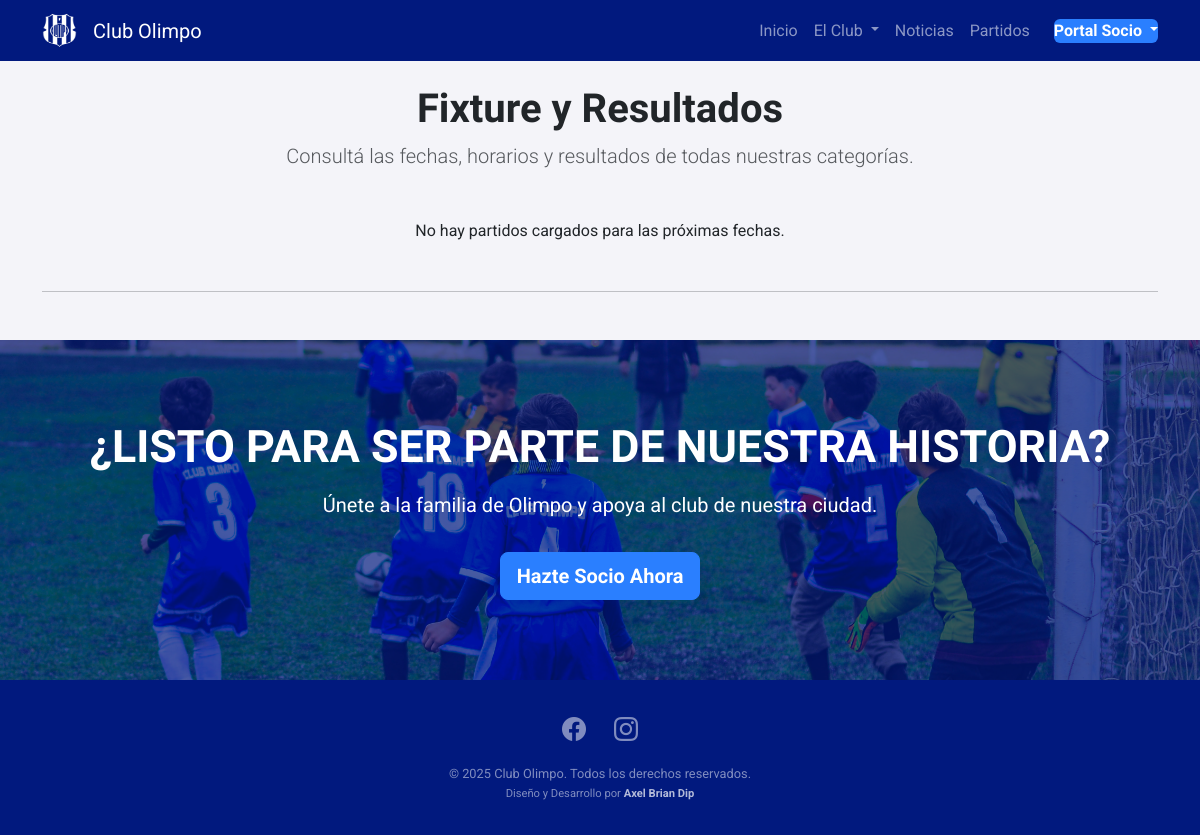
The page /fixtures/ on the database as committed earlier.
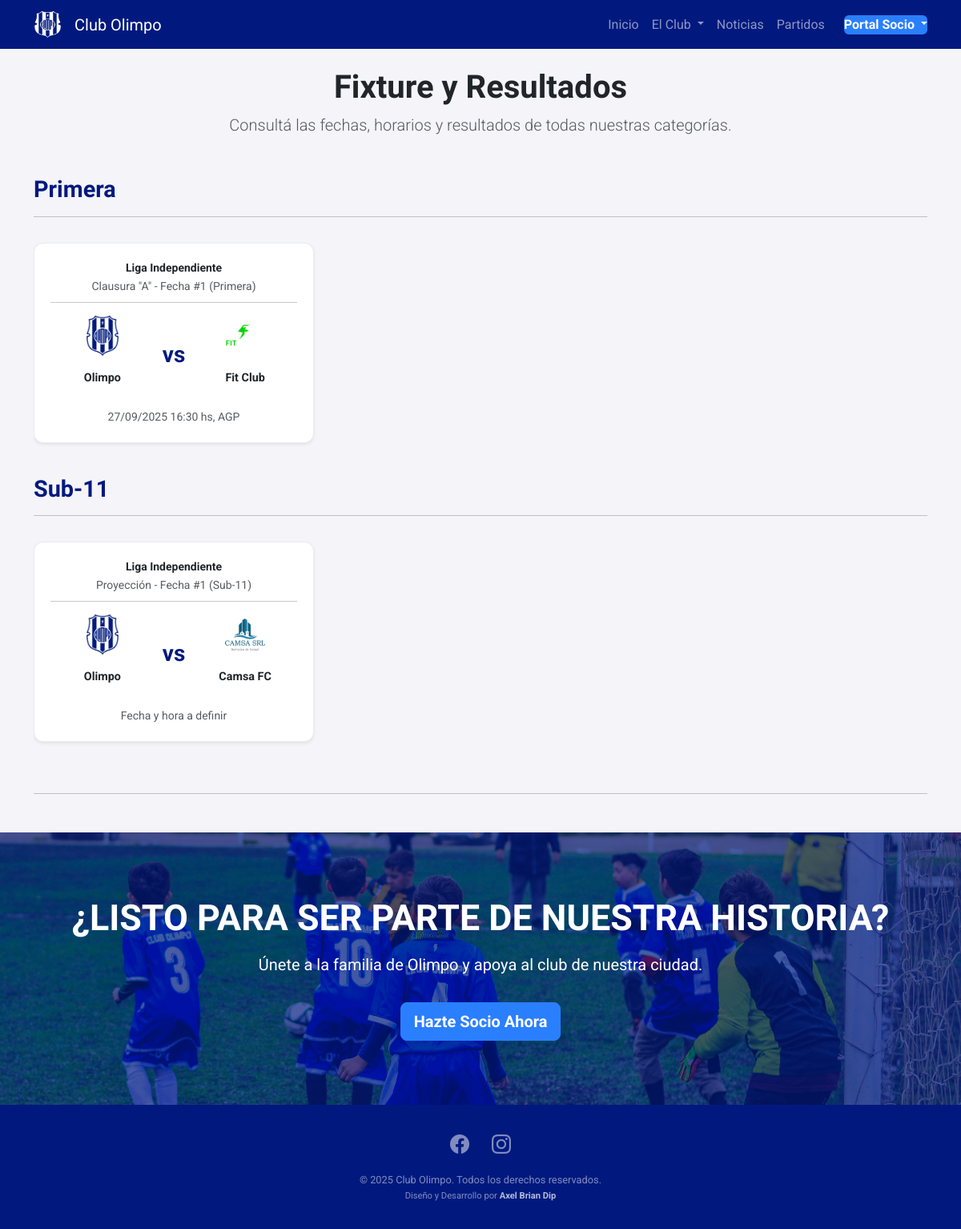
The same page on the database as committed later.
### members/models.py (models this page shows, shortened)
class Category(models.Model):
    name = models.CharField("Nombre", max_length=100, unique=True)
    order = models.PositiveIntegerField("Orden", default=0, help_text="Menor número aparece primero")
    class Meta:
        verbose_name = "Categoría"
        verbose_name_plural = "Categorías"
        ordering = ['order', 'name']

### fixtures/models.py (models this page shows, shortened)
class Fixture(models.Model):
    home_team = models.ForeignKey(Team, on_delete=models.CASCADE, related_name="home_fixtures", verbose_name="Equipo Local")
    away_team = models.ForeignKey(Team, on_delete=models.CASCADE, related_name="away_fixtures", verbose_name="Equipo Visitante")
    home_score = models.PositiveIntegerField("Goles Local", null=True, blank=True)
    away_score = models.PositiveIntegerField("Goles Visitante", null=True, blank=True)
    match_datetime = models.DateTimeField("Fecha y Hora del Partido", null=True, blank=True)
    venue = models.CharField("Estadio o Lugar", max_length=150, blank=True)
    league_name = models.CharField("Nombre de la Liga", max_length=150, blank=True)
    tournament_name = models.CharField("Nombre del Torneo", max_length=150, blank=True)
    stage = models.CharField("Etapa del Torneo", max_length=100, blank=True)
    category = models.ForeignKey(Category, on_delete=models.CASCADE, related_name="fixtures", verbose_name="Categoría del Club")
    display_order = models.PositiveIntegerField("Orden", default=0, help_text="Menor número aparece primero")
    is_featured = models.BooleanField(
        "Destacado en Inicio",
        default=False,
        help_text="Marcar para que este partido aparezca en la página de inicio."
    )
    class Meta:
        verbose_name = "Partido"
        verbose_name_plural = "Partidos"
        ordering = ['display_order', 'match_datetime']

class Team(models.Model):
    name = models.CharField("Nombre del Equipo", max_length=150, unique=True)
    shield_image = models.ImageField("Escudo", upload_to='team_shields/', blank=True, null=True)
    class Meta:
        verbose_name = "Equipo"
        verbose_name_plural = "Equipos"
        ordering = ['name']

### fixtures/views.py (the view)
# urls.py: path('', FixtureListView.as_view(), name='fixture_list'),
class FixtureListView(ListView):
    model = Fixture
    template_name = 'fixtures/fixture_list.html'
    def get_context_data(self, **kwargs):
        context = super().get_context_data(**kwargs)
        context['sponsors'] = Sponsor.objects.all()
        fixtures = Fixture.objects.order_by(
            'category__order',
            'category__name',
            'display_order',
            F('match_datetime').asc(nulls_last=True)
        )
        grouped_by_category = OrderedDict()
        for fixture in fixtures:
            category = fixture.category
            if category not in grouped_by_category:
                grouped_by_category[category] = []
            grouped_by_category[category].append(fixture)
        context['grouped_by_category'] = grouped_by_category
        return context

### fixtures/templatetags/custom_filters.py (called while the page is built)
@register.filter(name='venue_display')
def venue_display(fixture):
    if fixture.venue:
        return f", {fixture.venue}"
    if fixture.match_datetime.date() >= timezone.now().date():
        return ", Lugar a confirmar"
    return ""

### fixtures/templates/fixtures/fixture_list.html (shortened to what this page needs)
{% extends 'base.html' %}
{% load custom_filters %}
{% block content %}
<div class="text-center mb-5">
    <h1>Fixture y Resultados</h1>
    <p class="lead text-muted">Consultá las fechas, horarios y resultados de todas nuestras categorías.</p>
</div>
{% for category, fixtures_in_category in grouped_by_category.items %}
    <div class="category-group mb-4">
        <h2 class="category-title">{{ category.name }}</h2>
        <hr>
        <div class="horizontal-scroll-wrapper">
            {% for fixture in fixtures_in_category %}
                <div class="fixture-card-wrapper">
                    <div class="card fixture-card h-100 shadow-sm">
                        <div class="card-body d-flex flex-column">
                        <div class="row mb-2 align-items-center text-center">
                            <div class="col-12">
                                {% if fixture.league_name %}
                                    <strong class="d-block small">{{ fixture.league_name }}</strong>
                                {% endif %}
                                <small class="text-muted">
                                    {% if fixture.tournament_name %}{{ fixture.tournament_name }}{% endif %}
                                    {% if fixture.stage %}- {{ fixture.stage }}{% endif %}
                                    {% if fixture.category %} ({{ fixture.category.name }}){% endif %}
                                </small>
                            </div>
                        </div>
                            <hr class="mt-0 mb-3">
                            <div class="matchup-row">
                                <div class="team-display home-team">
                                    {% if fixture.home_team.shield_image %}<img src="{{ fixture.home_team.shield_image.url }}" alt="{{ fixture.home_team.name }}" class="team-shield">{% endif %}
                                    <span class="team-name fw-bold mt-2" title="{{ fixture.home_team.name }}">{{ fixture.home_team.name }}</span>
                                </div>
                                <div class="score-display">
                                    {% if fixture.home_score is not None %}
                                        {{ fixture.home_score }} - {{ fixture.away_score }}
                                    {% else %}
                                        vs
                                    {% endif %}
                                </div>
                                <div class="team-display away-team">
                                    {% if fixture.away_team.shield_image %}<img src="{{ fixture.away_team.shield_image.url }}" alt="{{ fixture.away_team.name }}" class="team-shield">{% endif %}
                                    <span class="team-name fw-bold mt-2" title="{{ fixture.away_team.name }}">{{ fixture.away_team.name }}</span>
                                </div>
                            </div>
                        <div class="row mt-3 text-center">
                            <div class="col-12 text-muted">
                                <small>
                                    {% if fixture.match_datetime %}
                                        {{ fixture.match_datetime|date:"d/m/Y H:i" }} hs{{ fixture|venue_display }}
                                    {% else %}
                                        Fecha y hora a definir
                                    {% endif %}
                                </small>
                            </div>
                        </div>
                        </div>
                    </div>
                </div>
            {% endfor %}
        </div>
    </div>
{% empty %}
    <p class="text-center">No hay partidos cargados para las próximas fechas.</p>
{% endfor %}
<hr class="my-5">
{% endblock %}

Rows that differ between the two databases and show on the page:
now on this page (row unchanged): Category: name "Primera"
added Fixture: league_name "Liga Independiente", tournament_name "Clausura \"A\"", stage "Fecha #1", category.name "Primera", home_team.shield_image (picture), home_team.name "Olimpo", shows "vs", away_team.shield_image (picture), away_team.name "Fit Club", match_datetime "27/09/2025 16:30", venue ", AGP"
now on this page (row unchanged): Category: name "Sub-11"
added Fixture: league_name "Liga Independiente", tournament_name "Proyección", stage "Fecha #1", category.name "Sub-11", home_team.shield_image (picture), home_team.name "Olimpo", shows "vs", away_team.shield_image (picture), away_team.name "Camsa FC", shows "Fecha y hora a definir"
Other text that changed with them:
text no longer shown: "No hay partidos cargados para las próximas fechas."
